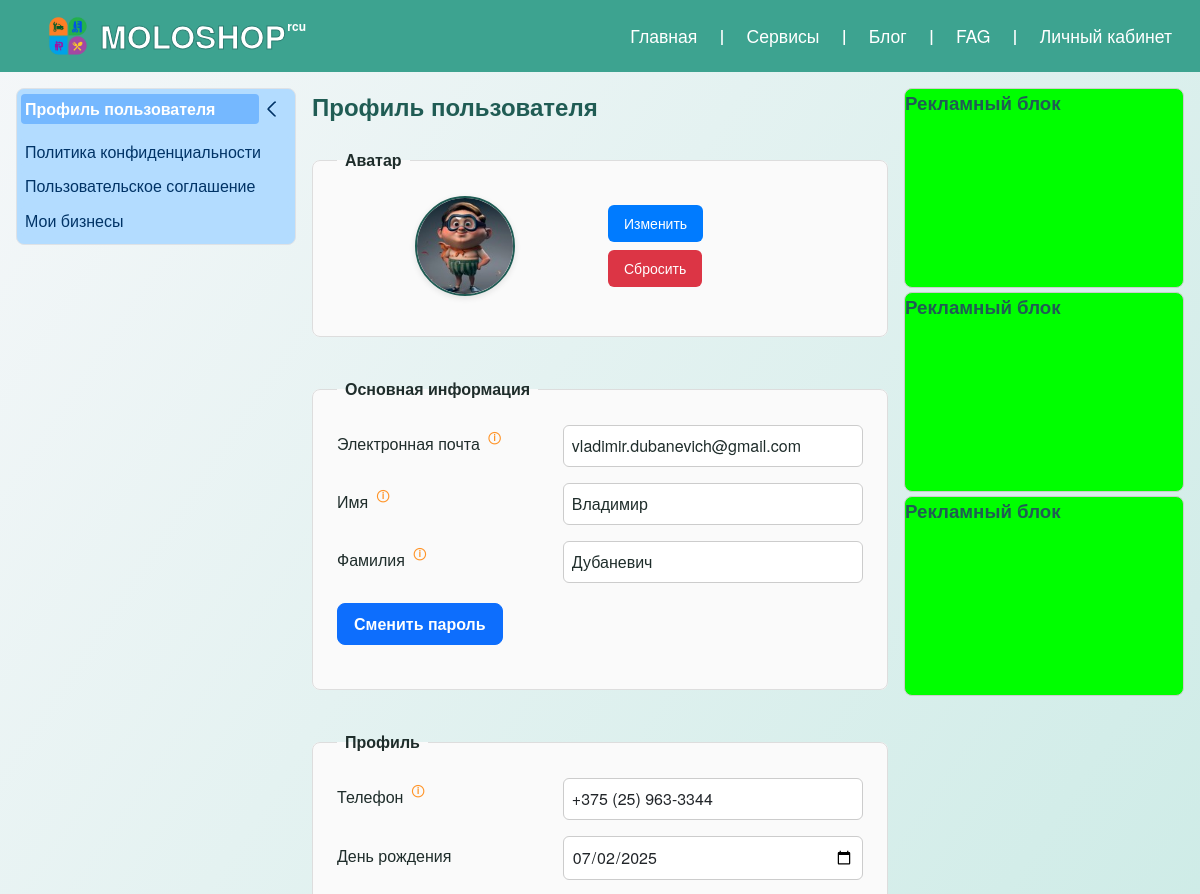
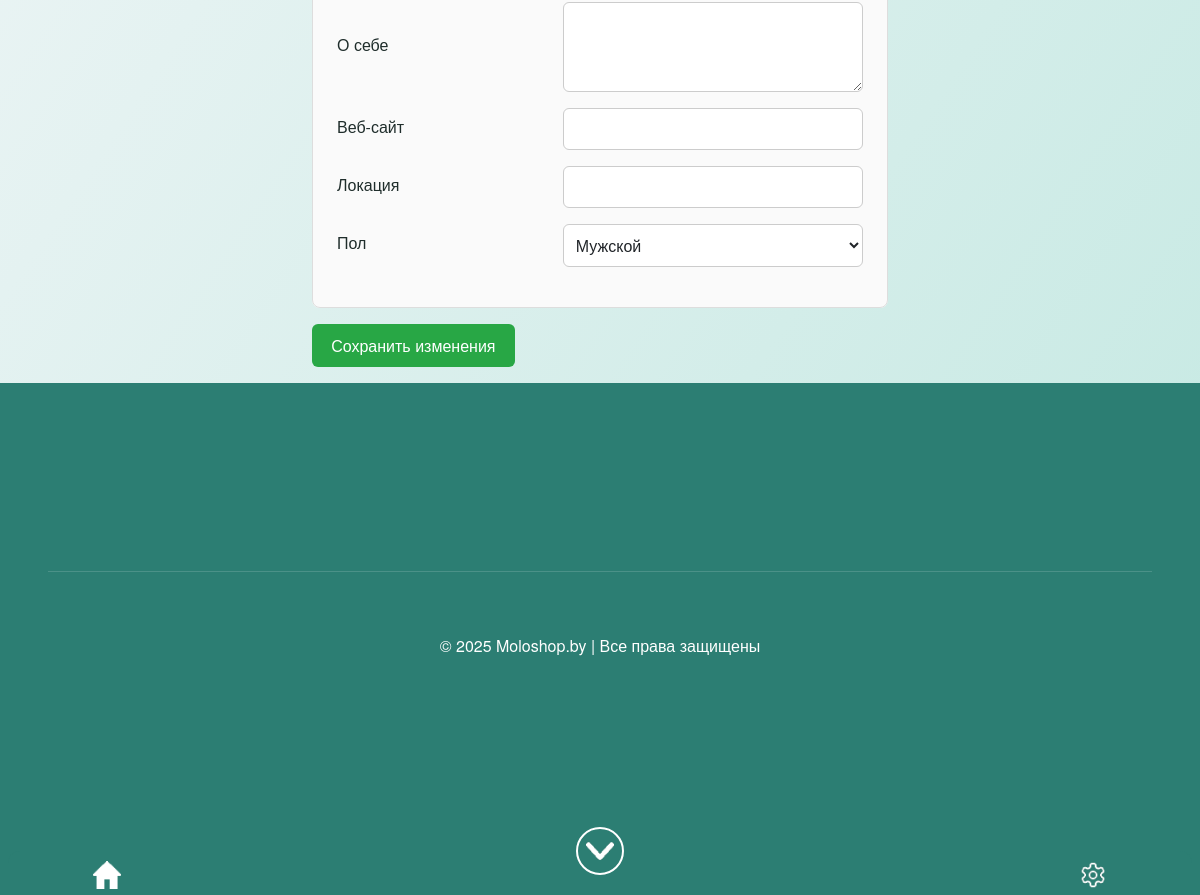
Screenshot of /users/profile/edit/ (signed in) with the database file from the repository (2 pictures, top to bottom).
### apps/users/models/menu.py (models this page shows, shortened)
class ProfileMenuCategory(UUIDModel, MPTTModel):
    name = models.CharField(max_length=100)
    url = models.CharField(
        max_length=200,
        blank=True,
        help_text="Имя URL-шаблона с namespace (например: 'landing:policy_detail')"
    )
    url_params = models.JSONField(
        blank=True,
        null=True,
        help_text='Параметры для reverse(), например: {"slug":"politika-konfidentsialnosti"}'
    )
    external_url = models.URLField(
        blank=True,
        null=True,
        help_text="Внешняя ссылка (например: https://t.me/moloshop)"
    )
    parent = TreeForeignKey('self', on_delete=models.CASCADE, null=True, blank=True, related_name='children')
    order = models.PositiveIntegerField(default=0)
    is_active_link = models.BooleanField(default=True, help_text="Активная ссылка")
    updated_at = models.DateTimeField(auto_now=True, verbose_name="Обновлен")
    class MPTTMeta:
        order_insertion_by = ['order']
    class Meta:
        app_label = 'users'
        verbose_name = "Пункт меню"
        verbose_name_plural = "Меню личного кабинета"
    def get_absolute_url(self):
        from django.urls import reverse
        if self.url:
            try:
                if self.url_params:
                    return reverse(self.url, kwargs=self.url_params)
                return reverse(self.url)
            except:
                return '#'
        return self.url

### apps/users/models/profile.py (models this page shows, shortened)
class UserProfile(UUIDModel):
    class UserStatus(models.IntegerChoices):
        GUEST = 0, _("Гость")
        USER = 1, _("Пользователь")
        EMPLOYEE = 2, _("Сотрудник")
        MASTER = 3, _("Мастер")
        MANAGER = 4, _("Руководитель")
        ADMIN = 5, _("Администратор")
        SUPERUSER = 6, _("Суперпользователь")
    user_status = models.PositiveSmallIntegerField(
        choices=UserStatus.choices,
        default=UserStatus.GUEST,
        verbose_name=_("Статус пользователя")
    )
    user = models.OneToOneField(
        settings.AUTH_USER_MODEL,
        on_delete=models.CASCADE,
        related_name="profile",
        verbose_name=_("Пользователь")
    )
    avatar = models.ImageField(
        _("Аватар"),
        upload_to=avatar_upload_to,
        blank=True,
        null=True,
    )
    phone_number_display = models.CharField(
        _("Телефон"),
        max_length=50,
        blank=True,
        help_text=_("Формат на усмотрение пользователя: +375(25)963-3344 или 103"),
    )
    phone_number_digits = models.CharField(
        _("Телефон (только цифры)"),
        max_length=50,
        blank=True,
        help_text=_("Автоматически генерируется из поля 'Телефон (как ввёл пользователь)'"),
    )
    date_of_birth = models.DateField(verbose_name=_("Дата рождения"), null=True, blank=True)
    bio = models.TextField(blank=True, null=True, max_length=500, verbose_name=_('О себе'))
    website = models.URLField(blank=True, null=True, verbose_name=_('Веб-сайт'))
    location = models.CharField(_("Локация"), max_length=255, blank=True)
    gender = models.CharField(
        max_length=20,
        choices=(('male', _('Мужской')), ('female', _('Женский')), ('other', _('Другое'))),
        blank=True, null=True, verbose_name=_('Пол')
    )
    is_active_user = models.BooleanField(default=True, help_text=_('Активный пользователь'))
    created_at = models.DateTimeField(auto_now_add=True, verbose_name=_("Создан"))
    updated_at = models.DateTimeField(auto_now=True, verbose_name=_("Обновлен"))
    email_code = models.CharField(max_length=6, blank=True, null=True, verbose_name=_("Код подтверждения email"))
    email_code_created = models.DateTimeField(blank=True, null=True, verbose_name=_("Время создания кода"))
    class Meta:
        verbose_name = _("Профиль пользователя")
        verbose_name_plural = _("Профили пользователей")

### apps/users/models/custom_user.py (models this page shows, shortened)
class CustomUser(UUIDModel, AbstractBaseUser, PermissionsMixin):
    email = models.EmailField(unique=True, verbose_name='Электронная почта')
    first_name = models.CharField(max_length=30, blank=True, null=True, verbose_name='Имя')
    last_name = models.CharField(max_length=30, blank=True, null=True, verbose_name='Фамилия')
    is_staff = models.BooleanField(default=False, verbose_name='Сотрудник')
    is_active = models.BooleanField(default=True, verbose_name='Активен')
    date_joined = models.DateTimeField(default=timezone.now, verbose_name='Дата регистрации')
    objects = CustomUserManager()
    USERNAME_FIELD = 'email'
    REQUIRED_FIELDS = []
    class Meta:
        verbose_name = 'Пользователя'
        verbose_name_plural = 'Пользователи'

### apps/users/views/profiles.py (the view, shortened to what this page needs)
# urls.py: path("profile/edit/", UserProfileEditView.as_view(), name="profile_edit"),
class UserProfileEditView(LoginRequiredMixin, View):
    template_name = "users/user_profile_edit.html"
    def get_profile(self, user):
        profile, _ = UserProfile.objects.get_or_create(user=user)
        return profile
    def get(self, request):
        profile = self.get_profile(request.user)
        user_form = UserForm(instance=request.user)
        profile_form = UserProfileForm(instance=profile)
        avatar_form = AvatarForm()
        context = {
            "user_form": user_form,
            "profile_form": profile_form,
            "avatar_form": avatar_form,
            "profile": profile,
            "email_not_verified": profile.user_status == 0,
            "email_verified": profile.user_status >= 1,
        }
        return render(request, self.template_name, context)

### apps/users/templates/users/user_profile_edit.html (shortened to what this page needs)
{% extends "users/base_userpanel.html" %}
{% load static %}
{% block users_content %}
<h2 class="mb-3">Профиль пользователя</h2>
<fieldset class="mb-4">
  <legend>Аватар</legend>
  <div class="avatar-block row mb-4">
    <div class="avatar-image col-6 col-sm-12">
      {% if profile.avatar %}
        <img src="{{ profile.avatar.url }}?v={{ profile.updated_at.timestamp }}" alt="Аватар">
      {% else %}
        <img src="{% static 'images/default_avatar.jpg' %}" alt="Аватар">
      {% endif %}
    </div>
    <div class="avatar-controls col-6 col-sm-12">
      <form method="post" enctype="multipart/form-data" id="avatar_form">
        <button type="button" id="select_avatar_btn">Изменить</button>
      </form>
      <form method="post" action="{% url 'users:reset_avatar' %}">
        <button type="submit" name="reset_avatar">Сбросить</button>
      </form>
    </div>
  </div>
</fieldset>
<form method="post" class="profile-form" novalidate>
  <fieldset class="mb-4">
    <legend>Основная информация</legend>
    {% for field in user_form %}
      <div class="form-row row">
        <div class="col-5 col-sm-12">
          <label for="{{ field.id_for_label }}" class="field-label">
            {{ field.label }}
            {% if field.help_text %}
              <span class="tooltip-icon tippy-tooltip" data-tippy-content="{{ field.help_text }}">ⓘ</span>
            {% endif %}
          </label>
        </div>
        <div class="col-7 col-sm-12">
          {{ field }}
        </div>
      </div>
    {% endfor %}
    <div class="form-row row mb-4">
      <div class="col-5 col-sm-12">
        <a href="{% url 'users:password_change' %}" class="btn btn-link"><b>Сменить пароль</b></a>
      </div>
    </div>
  </fieldset>
<fieldset class="mb-4">
  <legend>Профиль</legend>
  {% for field in profile_form %}
    <div class="form-row row">
      <div class="col-5 col-sm-12">
        <label for="{{ field.id_for_label }}" class="field-label">
          {{ field.label }}
          {% if field.help_text %}
            <span class="tooltip-icon tippy-tooltip" data-tippy-content="{{ field.help_text }}">ⓘ</span>
          {% endif %}
        </label>
      </div>
      <div class="col-7 col-sm-12">{{ field }}</div>
    </div>
  {% endfor %}
</fieldset>
  <div class="form-actions">
    <button type="submit" name="save_profile" class="btn-primary">Сохранить изменения</button>
  </div>
</form>
{% endblock %}
{% block extra_js %}
<link rel="stylesheet" href="https://unpkg.com/tippy.js@6/dist/tippy.css" />
{% endblock %}

### apps/users/templates/users/base_userpanel.html (shortened to what this page needs)
{% extends "core/base.html" %}
{% load static %}
{% load profile_menu %}
{% block extra_head %}
<link href="{% static 'users/css/users.css' %}" rel="stylesheet">
{% endblock %}
{% block content %}
<div class="row my-4">
  <nav class="col-3 col-md-12">
      {% render_user_menu %}
  </nav>
  <main class="col-6 col-md-12">{% block users_content %}{% endblock %}
  </main>
  <aside class="col-3 col-md-12">
    {% with ""|center:3 as repeat_range %}
          {% for _ in repeat_range %}
            <div style="width: 100%; height: 200px; margin-bottom: .25rem; background-color: #00FF00; border: 1px solid #ccc; border-radius: 0.5rem;">
              <h3>Рекламный блок</h3>
            </div>
          {% endfor %}
        {% endwith %}
  </aside>
</div>
{% endblock %}

### apps/core/templates/core/base.html (shortened to what this page needs)
{% load static %}
{% load core_tags %}
{% load footer_menu %}
{% load fast_nav %}
<!DOCTYPE html>
<html lang="ru">
<head>
  <link type="text/css" href="{% static 'core/css/global_core.css' %}" rel="stylesheet" />
  {% block extra_head %}{% endblock %}
</head>
<body>
    <header class="main-header">
    <nav class="navbar" role="navigation" aria-label="Главное меню">
      {% core_tags_main_menu %}
    </nav>
    </header>
    <main class="container">
      {% block content %}{% endblock %}
    </main>
    {% render_fast_nav %}
    <footer class="site-footer">
      {% render_footer_menu %}
    </footer>
  {% block extra_js %}{% endblock %}
</body>
</html>

### apps/core/templates/core/includes/main_menu.html (shortened to what this page needs)
{% load static %}
<div class="navbar">
  <div class="row align-items-center">
    <div class="navbar-brand col-3 col-md-12">
      <a href="{% url 'main:includes' %}" class="brand-link">
        <img src="{% static 'core/img/logo.png' %}" alt="MOLOSHOP Logo" class="brand-logo">
        <span class="brand-name">MOLOSHOP<sup>rcu</sup></span>
      </a>
    </div>
    <div id="navbar-menu" class="navbar-menu col-9 col-md-12">
      <ul class="menu-list" role="menubar" aria-label="Главное меню">
        {% for item in menu_items %}
          <li class="menu-item{% if item.children %} has-dropdown{% endif %}" role="none">
            <div class="menu-link-wrap">
              <a href="{% url item.url_name %}" class="menu-link" role="menuitem">{{ item.title }}</a>
            </div>
          </li>
          {% if not forloop.last %}
            <li class="divider-item d-none-md-down" aria-hidden="true" role="presentation">|</li>
          {% endif %}
        {% endfor %}
      </ul>
    </div>
  </div>
</div>

### apps/users/templates/users/components/user_menu.html (shortened to what this page needs)
<div class="user-menu-wrapper mb-4 border rounded">
  <nav class="user-menu">
    {% for section in menu_sections %}
      <div class="menu-section">
        {% if section.children.exists %}
          <div class="menu-header-wrap">
            <a href="{{ section.get_absolute_url }}"
               class="menu-header{% if current_path == section.get_absolute_url %} active{% endif %}">
              {{ section.name }}
            </a>
            <label for="toggle-section-{{ section.pk }}" class="chevron-toggle" aria-label="Развернуть меню">
              <span class="chevron-icon"></span>
            </label>
          </div>
        {% else %}
          <div class="menu-header-wrap">
            <a href="{{ section.get_absolute_url }}"
               class="menu-header{% if current_path == section.get_absolute_url %} active{% endif %}">
              {{ section.name }}
            </a>
          </div>
        {% endif %}
      </div>
    {% endfor %}
  </nav>
</div>

### apps/core/templates/core/includes/fast_scroll_nav.html (shortened to what this page needs)
{% load static %}
<div class="fast-scroll-nav-fixed">
 <div class="container">
  <div class="fast-scroll-nav row align-items-center">
    <div class="col-2 d-flex justify-center">
      {% if left_btn %}
        <a href="{{ left_btn.url }}" class="fast-scroll-btn" title="{{ left_btn.title }}">
          <img src="{% static 'core/img/icons/png/'|add:left_btn.icon %}" alt="{{ left_btn.title }}">
        </a>
      {% endif %}
    </div>
    <div class="col-8 d-flex justify-center">
      <button class="fast-scroll-btn down" title="Вниз">
        <img src="{% static 'core/img/icons/png/chevron-down.png' %}" alt="Вниз">
      </button>
    </div>
    <div class="col-2 d-flex justify-center">
      {% if right_btn %}
        <a href="{{ right_btn.url }}" class="fast-scroll-btn" title="{{ right_btn.title }}">
          <img src="{% static 'core/img/icons/png/'|add:right_btn.icon %}" alt="{{ right_btn.title }}">
        </a>
      {% endif %}
    </div>
  </div>
</div>
</div>

### apps/core/templates/core/includes/footer_menu.html (shortened to what this page needs)
{% load string_filters %}
<div class="footer-menu">
  <div class="row align-items-start">
    {% for parent in parents|slice:":3" %}
      <div class="col-{{ parent.get_col_desktop }} col-md-{{ parent.get_col_md }}">
      </div>
    {% endfor %}
  </div>
<div class="footer-extra mt-4">
  <br>&copy; 2025 Moloshop.by | Все права защищены
</div>
</div>

### rows the page displays
ProfileMenuCategory: name "Профиль пользователя"
ProfileMenuCategory: name "Политика конфиденциальности"
ProfileMenuCategory: name "Пользовательское соглашение"
ProfileMenuCategory: name "Мои бизнесы"
UserProfile: avatar (picture), profile_form "+375 (25) 963-3344" "07/02/2025" "Мужской"
CustomUser: user_form "vladimir.dubanevich@gmail.com" "Владимир" "Дубаневич"

### other values shown
{{ item.title }} "Главная" "Сервисы" "Блог" "FAG" "Личный кабинет"
{{ field.label }} "Электронная почта" "Имя" "Фамилия"
{{ field.label }} "Телефон" "День рождения" "О себе" "Веб-сайт" "Локация" "Пол"
